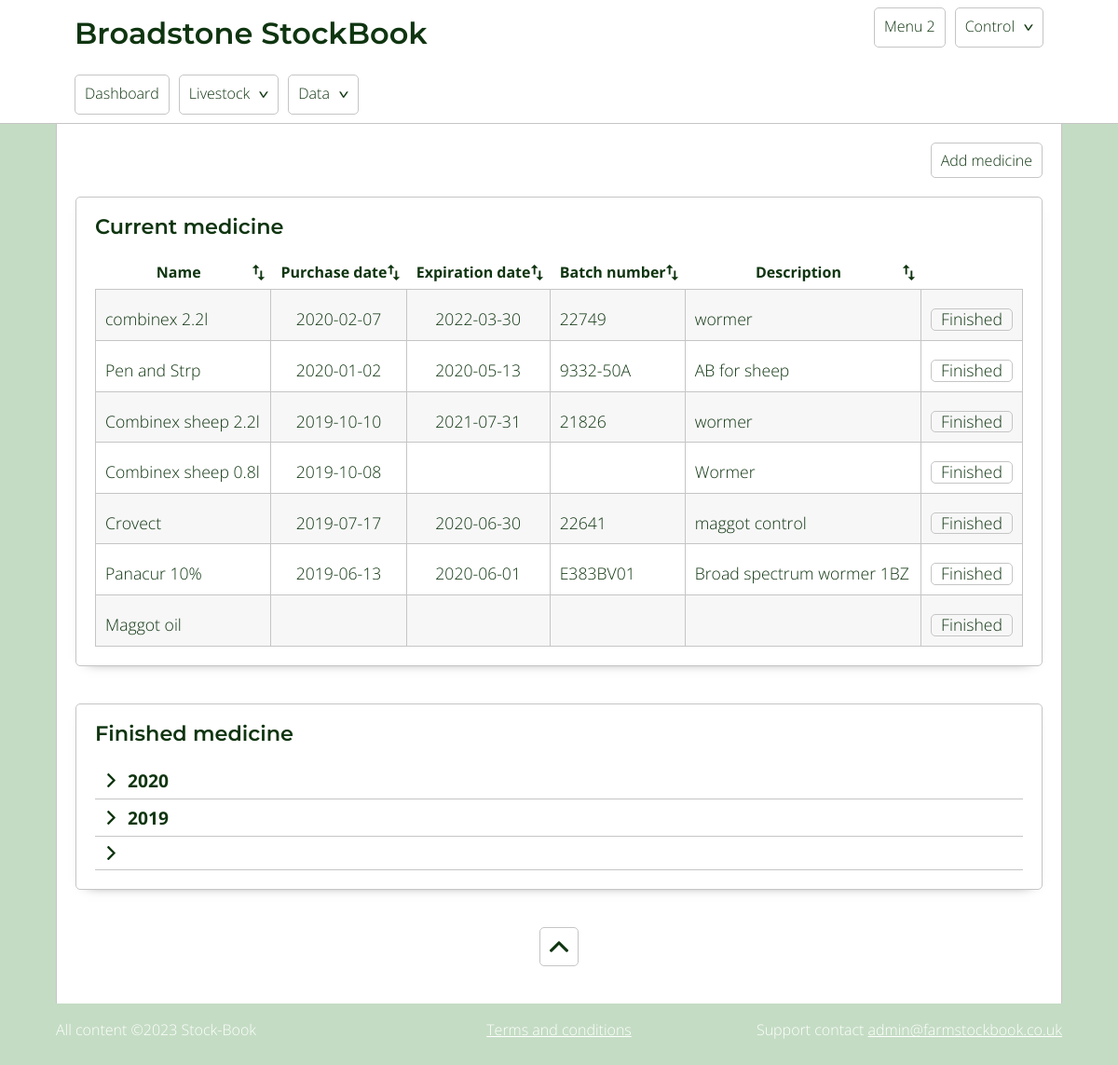
The app's page /medicine.php with its own data.
### tables this page shows
CREATE TABLE `medicine` (
  `id` int(11) NOT NULL,
  `quantity` varchar(500) DEFAULT NULL,
  `medicine_name` varchar(500) NOT NULL,
  `description` text DEFAULT NULL,
  `batch_number` varchar(500) DEFAULT NULL,
  `price` decimal(10,2) DEFAULT NULL,
  `purchase_date` date DEFAULT NULL,
  `expiry_date` date DEFAULT NULL,
  `finished_date` date DEFAULT NULL,
  `supplier` int(11) NOT NULL,
  `medicine_type` int(11) NOT NULL
);

### includes/classes/Db.class.php (called while the page is built, shortened)
<?php
    class Db{
            private $db_servername = "localhost";
            private $db_username = "flockbook";
            private $db_password = "flockbook";
            private $db_dbName = "fb_redesign";
            protected function connect(){
                $pdo = new PDO("mysql:host=$this->db_servername;dbname=$this->db_dbName", $this->db_username, $this->db_password);
                $pdo -> setAttribute(PDO::ATTR_ERRMODE, PDO::ERRMODE_EXCEPTION);
                return self::$conn = $pdo;
            }
    }
?>

### includes/classes/Medicine.class.php (the view, shortened to what this page needs)
<?php
    class Medicine extends Db{
            public function currentMedicineCard(){
                    $query = "  SELECT *
                                FROM medicine
                                WHERE finished_date IS null
                                ORDER BY purchase_date DESC";
                    $sql = self::$conn -> prepare($query);
                    $sql -> execute();
                    echo "<table class='sortable medicine_table'>
                            <tr>
                                <th>Name</th>
                                <th>Purchase date</th>
                                <th>Expiration date</th>
                                <th>Batch number</th>
                                <th>Description</th>
                                <th class='delete_col no_sort'></th>
                            </tr>";
                    while( $row = $sql -> fetch() ){
                        $finished_cell = "<a class='js-finish tableLink' data-id='$row[id]' data-type='medicine'>Finished</a>";
                        echo "<tr data-id='$row[id]' class='js-view'>
                                <td class='left'>$row[medicine_name]</th>
                                <td class='cen'>$row[purchase_date]</td>
                                <td class='cen'>$row[expiry_date]</td>
                                <td class='left'>$row[batch_number]</td>
                                <td class='left'>$row[description]</td>
                                <td>$finished_cell</td>
                            </tr>";
                    }
                    echo "</table>";
            }
    }
?>

### includes/style/style.css (style rules this page uses)
a,abbr,acronym,address,applet,article,aside,audio,b,big,blockquote,body,canvas,caption,center,cite,code,dd,del,details,dfn,div,dl,dt,em,embed,fieldset,figcaption,figure,footer,form,h1,h2,h3,h4,h5,h6,header,hgroup,html,i,iframe,img,ins,kbd,label,legend,li,mark,menu,nav,object,ol,output,p,pre,q,ruby,s,samp,section,small,span,strike,strong,sub,summary,sup,table,tbody,td,tfoot,th,thead,time,tr,tt,u,ul,var,video { margin:0;padding:0;border:0;font-size:100%;font:inherit;vertical-align:baseline }
body { line-height:1 }
table { border-spacing:0 }
body { font-family:Open Sans,sans-serif;font-weight:300;font-size:16px;background-color:#c4dcc4;color:#0f3510;overflow-y:scroll }
* { box-sizing:border-box }
a.tableLink { display:inline-block;text-decoration:none;color:#0f3510;padding:2px 10px;margin-top:10px;border:1px solid #c5c5c5;border-radius:5px }
table { width:100%;border-collapse:collapse }
table td,table th { padding:10px;border:1px solid #c5c5c5 }
table th { font-weight:700;border:0 }
table th.delete_col { width:100px }
table td { text-align:right;font-size:1.1em }
table td.left { text-align:left }
table td.cen { text-align:center }
table tr { transition:background-color .5s ease-in-out }
table tr:nth-child(2n) { background-color:#f7f7f7 }
table.sortable th.sortThis { cursor:pointer;position:relative;padding-right:20px }
table.sortable th.sortThis:after { width:17px;height:17px;background-size:17px;background-repeat:no-repeat;position:absolute;content:"";right:5px }

### records on screen
medicine: medicine_name "combinex 2.2l", purchase_date "2020-02-07", expiry_date "2022-03-30", batch_number "22749", description "wormer"
medicine: medicine_name "Pen and Strp", purchase_date "2020-01-02", expiry_date "2020-05-13", batch_number "9332-50A", description "AB for sheep"
medicine: medicine_name "Combinex sheep 2.2l", purchase_date "2019-10-10", expiry_date "2021-07-31", batch_number "21826", description "wormer"
medicine: medicine_name "Combinex sheep 0.8l", purchase_date "2019-10-08", description "Wormer"
medicine: medicine_name "Crovect", purchase_date "2019-07-17", expiry_date "2020-06-30", batch_number "22641", description "maggot control"
medicine: medicine_name "Panacur 10%", purchase_date "2019-06-13", expiry_date "2020-06-01", batch_number "E383BV01", description "Broad spectrum wormer 1BZ"
medicine: medicine_name "Maggot oil"

### other values on screen
$site_data[site_name] "Broadstone"
$year "2020"
$year "2019"
$date "2023"
